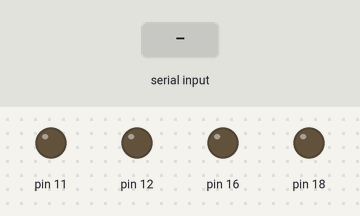
Simulated run of this program. Board: Raspberry Pi (header pin numbers). Parts: output pins drawn as LEDs (lit = HIGH). The inputs (shaded band) are chosen by the test bench. What the program prints to the terminal is not drawn.

Above: at 1.2 s.
1.3 s: "1" typed at the terminal, then Enter
At 2.3 s:
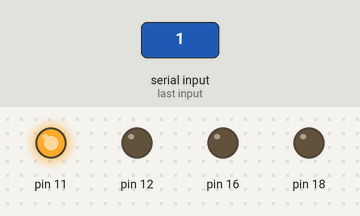
2.8 s: "2" typed at the terminal, then Enter
At 3.4 s:
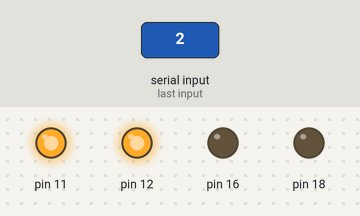
4.3 s: "3" typed at the terminal, then Enter
At 4.6 s:
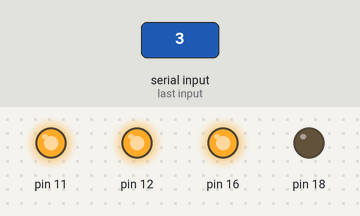
5.8 s: "4" typed at the terminal, then Enter
At 6.9 s:
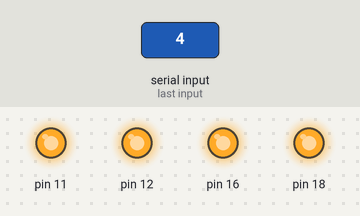
Timing chart, 0 to 8.3 s (numbered marks = the images above; inputs shaded):
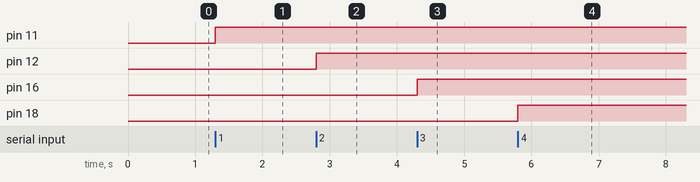

The program:

nextGPIO.py
```python
#use board sheme of gpio.board
import RPi.GPIO as GPIO
GPIO.setmode(GPIO.BOARD)
GPIO.setup(11,GPIO.OUT)
GPIO.setup(12,GPIO.OUT)
GPIO.setup(16,GPIO.OUT)
GPIO.setup(18,GPIO.OUT)
i=0
print(" GPIO mode Board scheme")
print("\t1 2\n\t3 4\n\t5 6")
print("   GPIO 7 8\n\t9 10\n  GPIO 11 12 GPIO\n       13 14\n  GPIO 15 16 GPIO")
print("       17 18 GPIO\n  GPIO 19 20\n")
#sentinaled contrlloed loop for user inputt

while i==0:
   print("1.Led 1 on\n2.Led 2 on\n3.Led 3 on\n4.Led 4 on\n5.close desired led\n6.exit")
   c=int(input("Enter your choice:"))
   p=0
   if c==1:
       GPIO.output(11,True)

   elif c==2:
       GPIO.output(12,True)

   elif c==3:
       GPIO.output(16,True)

   elif c==4:
       GPIO.output(18,True)

   elif c==5:
        while p==0:
            print("1.Led 1 off\2.Led 2 off\n3.Led 3 off\n4.Led 4 off\n5.exit")
            c=int(input("Enter your choice:"))
            if c==1:
               GPIO.output(11,False)

            elif c==2:
               GPIO.output(12,False)

            elif c==3:
               GPIO.output(16,False)

            elif c==4:
               GPIO.output(18,False)
            elif c==5:
                p+=1
   elif c==6:
        i+=1
   else:
       print("Wrong input try again")

GPIO.cleanup()
```

Measured:
- after the input at 1.3 s, pin 11: LOW → HIGH at once
- after the input at 2.8 s, pin 12: LOW → HIGH at once
- after the input at 4.3 s, pin 16: LOW → HIGH at once
- after the input at 5.8 s, pin 18: LOW → HIGH at once
